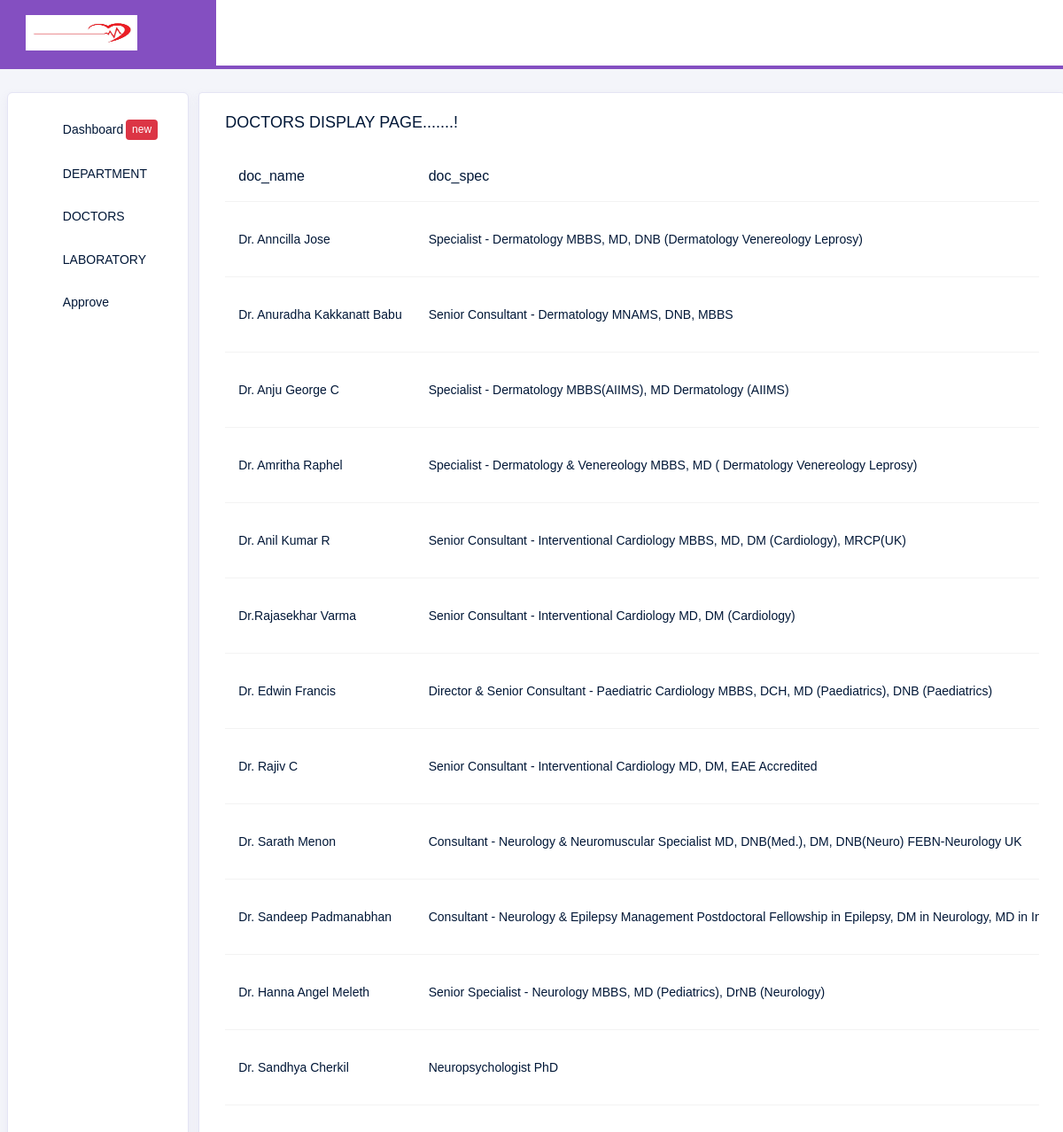
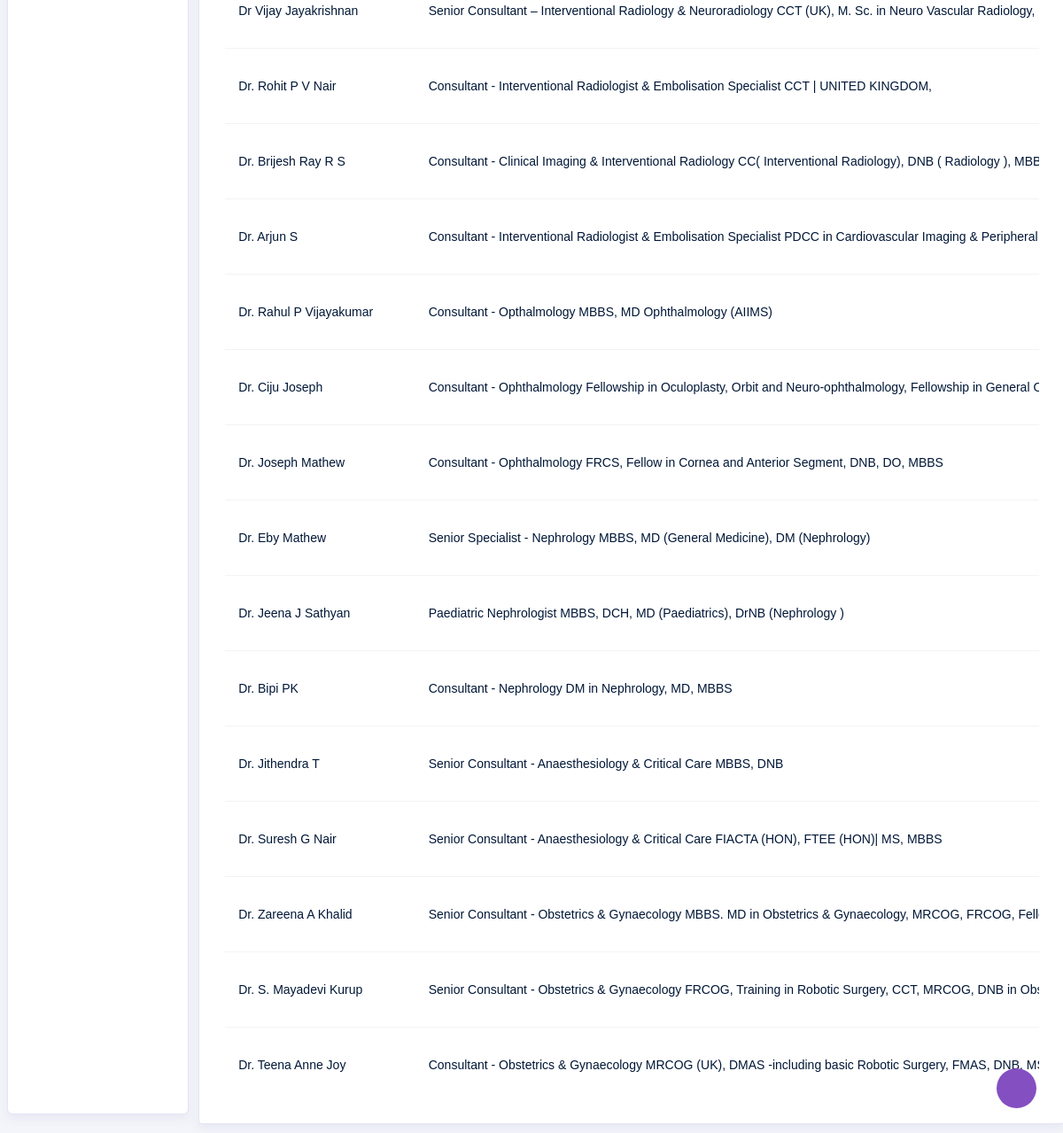
Screenshot of /HospitalBackend/doctordisplay/ with the database file from the repository (2 pictures, top to bottom).
### HospitalBackend/models.py (models this page shows)
class DoctorDB(models.Model):
    doc_name = models.CharField(max_length=100, null=True, blank=True)
    doc_spec = models.CharField(max_length=100, null=True, blank=True)
    doc_desc = models.CharField(max_length=100, null=True, blank=True)
    Departmentname = models.CharField(max_length=100, null=True, blank=True)
    doc_image = models.ImageField(upload_to="CategoryImage", null=True, blank=True)

### HospitalBackend/views.py (the view)
# urls.py: path('doctordisplay/', views.doctordisplay, name="doctordisplay"),
def doctordisplay(request):
    data = DoctorDB.objects.all()
    return render(request, "doctordisplay.html", {'data': data})

### HospitalBackend/templates/doctordisplay.html (shortened to what this page needs)
<!DOCTYPE html>
{% extends 'index.html' %}
{% block content %}
<html lang="en">
<head>
</head>
<body>
<div class="col-lg-10 grid-margin stretch-card">
              <div class="card">
                <div class="card-body">
                  <h4 class="card-title">DOCTORS DISPLAY PAGE.......!</h4>
                  <div class="table-responsive">
                    <table class="table">
                      <thead>
                        <tr>
                          <th>doc_name</th>
                          <th>doc_spec</th>
                        </tr>
                      </thead>
                      <tbody>
                      {% for i in data %}
                        <tr>
                          <td>{{i.doc_name}}</td>
                          <td>{{i.doc_spec}}</td>
                      {% endfor %}
                      </tbody>
                    </table>
                  </div>
                </div>
              </div>
            </div>
</body>
</html>
{% endblock %}

### rows the page displays
DoctorDB: doc_name "Dr. Anncilla Jose", doc_spec "Specialist - Dermatology MBBS, MD, DNB (Dermatology Venereology Leprosy)"
DoctorDB: doc_name "Dr. Anuradha Kakkanatt Babu", doc_spec "Senior Consultant - Dermatology MNAMS, DNB, MBBS"
DoctorDB: doc_name "Dr. Anju George C", doc_spec "Specialist - Dermatology MBBS(AIIMS), MD Dermatology (AIIMS)"
DoctorDB: doc_name "Dr. Amritha Raphel", doc_spec "Specialist - Dermatology & Venereology MBBS, MD ( Dermatology Venereology Leprosy)"
DoctorDB: doc_name "Dr. Anil Kumar R", doc_spec "Senior Consultant - Interventional Cardiology MBBS, MD, DM (Cardiology), MRCP(UK)"
DoctorDB: doc_name "Dr.Rajasekhar Varma", doc_spec "Senior Consultant - Interventional Cardiology MD, DM (Cardiology)"
DoctorDB: doc_name "Dr. Edwin Francis", doc_spec "Director & Senior Consultant - Paediatric Cardiology MBBS, DCH, MD (Paediatrics), DNB (Paediatrics)"
DoctorDB: doc_name "Dr. Rajiv C", doc_spec "Senior Consultant - Interventional Cardiology MD, DM, EAE Accredited"
DoctorDB: doc_name "Dr. Sarath Menon", doc_spec "Consultant - Neurology & Neuromuscular Specialist MD, DNB(Med.), DM, DNB(Neuro) FEBN-Neurology UK"
DoctorDB: doc_name "Dr. Sandeep Padmanabhan", doc_spec "Consultant - Neurology & Epilepsy Management Postdoctoral Fellowship in Epilepsy, DM in Neurology, MD in…"
DoctorDB: doc_name "Dr. Hanna Angel Meleth", doc_spec "Senior Specialist - Neurology MBBS, MD (Pediatrics), DrNB (Neurology)"
DoctorDB: doc_name "Dr. Sandhya Cherkil", doc_spec "Neuropsychologist PhD"
DoctorDB: doc_name "Dr Vijay Jayakrishnan", doc_spec "Senior Consultant – Interventional Radiology & Neuroradiology CCT (UK), M. Sc. in Neuro Vascular Radiology,"
DoctorDB: doc_name "Dr. Rohit P V Nair", doc_spec "Consultant - Interventional Radiologist & Embolisation Specialist CCT | UNITED KINGDOM,"
DoctorDB: doc_name "Dr. Brijesh Ray R S", doc_spec "Consultant - Clinical Imaging & Interventional Radiology CC( Interventional Radiology), DNB ( Radiology ),…"
DoctorDB: doc_name "Dr. Arjun S", doc_spec "Consultant - Interventional Radiologist & Embolisation Specialist PDCC in Cardiovascular Imaging & Peripheral…"
DoctorDB: doc_name "Dr. Rahul P Vijayakumar", doc_spec "Consultant - Opthalmology MBBS, MD Ophthalmology (AIIMS)"
DoctorDB: doc_name "Dr. Ciju Joseph", doc_spec "Consultant - Ophthalmology Fellowship in Oculoplasty, Orbit and Neuro-ophthalmology, Fellowship in General…"
DoctorDB: doc_name "Dr. Joseph Mathew", doc_spec "Consultant - Ophthalmology FRCS, Fellow in Cornea and Anterior Segment, DNB, DO, MBBS"
DoctorDB: doc_name "Dr. Eby Mathew", doc_spec "Senior Specialist - Nephrology MBBS, MD (General Medicine), DM (Nephrology)"
DoctorDB: doc_name "Dr. Jeena J Sathyan", doc_spec "Paediatric Nephrologist MBBS, DCH, MD (Paediatrics), DrNB (Nephrology )"
DoctorDB: doc_name "Dr. Bipi PK", doc_spec "Consultant - Nephrology DM in Nephrology, MD, MBBS"
DoctorDB: doc_name "Dr. Jithendra T", doc_spec "Senior Consultant - Anaesthesiology & Critical Care MBBS, DNB"
DoctorDB: doc_name "Dr. Suresh G Nair", doc_spec "Senior Consultant - Anaesthesiology & Critical Care FIACTA (HON), FTEE (HON)| MS, MBBS"
DoctorDB: doc_name "Dr. Zareena A Khalid", doc_spec "Senior Consultant - Obstetrics & Gynaecology MBBS. MD in Obstetrics & Gynaecology, MRCOG, FRCOG,…"
DoctorDB: doc_name "Dr. S. Mayadevi Kurup", doc_spec "Senior Consultant - Obstetrics & Gynaecology FRCOG, Training in Robotic Surgery, CCT, MRCOG, DNB in…"
DoctorDB: doc_name "Dr. Teena Anne Joy", doc_spec "Consultant - Obstetrics & Gynaecology MRCOG (UK), DMAS -including basic Robotic Surgery, FMAS, DNB,…"
